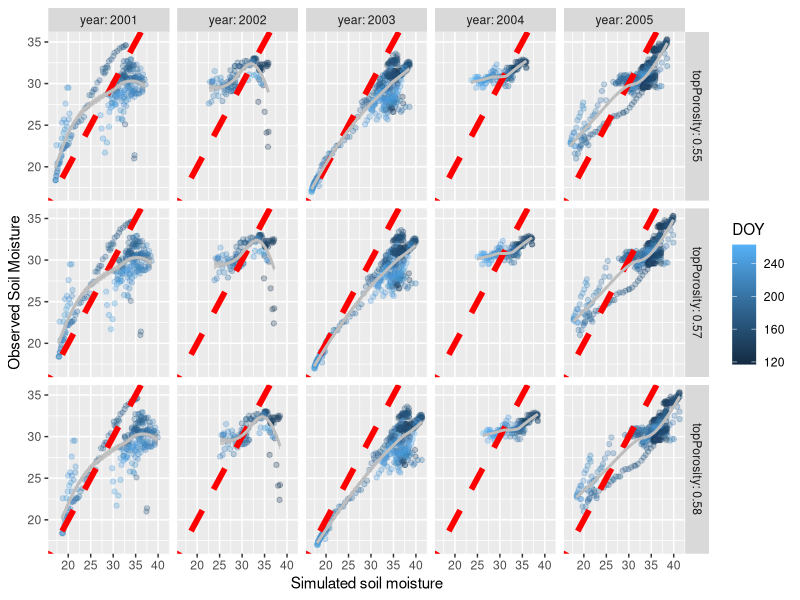

Write R code to recreate this figure.
## example plot from James Han

cornwater <- read.csv("data/CornWaterFinalResultsMerged.csv")

library(ggplot2)
# check for missing values
sum(is.na(cornwater$allTWsim))
sum(is.na(cornwater$totalSoilMoistureMeasure))
sum(is.na(cornwater$topPorosity))
sum(is.na(cornwater$porosity))
sum(!complete.cases(cornwater))
pick = complete.cases(cornwater)
# graph totalSoilMoistureMeasure vs. allTWsim
gg <- ggplot(cornwater[pick,], aes(x=allTWsim, y=totalSoilMoistureMeasure))
gg + geom_point(alpha = 0.1, mapping = aes(color=DOY)) + 
  facet_grid(topPorosity~year, labeller = "label_both") +
  geom_abline(slope = 1, intercept = 0, color="red", size=2, linetype = 2) + 
  labs(x = "Simulated soil moisture", y = "Observed Soil Moisture") + 
  geom_smooth(col="grey", method="loess")

